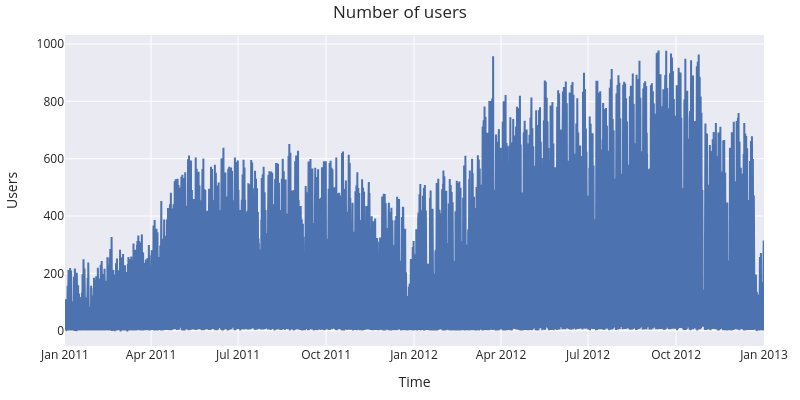

Notebook code cell kept with this figure:
### Markdown cell above
<div class="admonition note" name="html-admonition" style="background: rgba(0,184,212,.1); padding-top: 0px; padding-bottom: 6px; border-radius: 8px; border-left: 8px solid #00b8d4; border-color: #00b8d4; padding-left: 10px; padding-right: 10px;">

<p class="title">
    <i style="font-size: 18px; color:#00b8d4;"></i>
    <b style="color: #00b8d4;">✏️ Note</b>
</p>

  <p>
    <code>skforecast-ai</code> is ready to preprocess the data, but it is recommended that users apply their own preprocessing steps before using the assistant. This ensures the data is in the desired format and any necessary transformations have been applied before proceeding with the forecasting workflow.
  </p>

</div>

### Code cell
# Interactive plot of time series
# ==============================================================================
fig = go.Figure()
fig.add_trace(
    go.Scatter(x=data['date_time'], y=data['users'], mode='lines', name='Users')
)
fig.update_layout(
    title  = 'Number of users',
    xaxis_title="Time",
    yaxis_title="Users",
    width=800,
    height=400,
    margin=dict(l=20, r=20, t=35, b=20),
    legend=dict(orientation="h", yanchor="top", y=1, xanchor="left", x=0.001)
)
fig.show()

### Figure 1 — Plotly figure (JSON) as saved in the notebook; plotly's stock layout.template omitted (floating-point values rounded to 4 significant figures; data arrays with more than 128 entries replaced by an {"elided": "..."} marker saying what was removed)
{"data": [{"mode": "lines", "name": "Users", "type": "scatter", "x": {"elided": "17544 str values"}, "y": {"elided": "17544 float values"}}], "layout": {"height": 400, "legend": {"orientation": "h", "x": 0.001, "xanchor": "left", "y": 1, "yanchor": "top"}, "margin": {"b": 20, "l": 20, "r": 20, "t": 35}, "title": {"text": "Number of users"}, "width": 800, "xaxis": {"title": {"text": "Time"}}, "yaxis": {"title": {"text": "Users"}}}}
